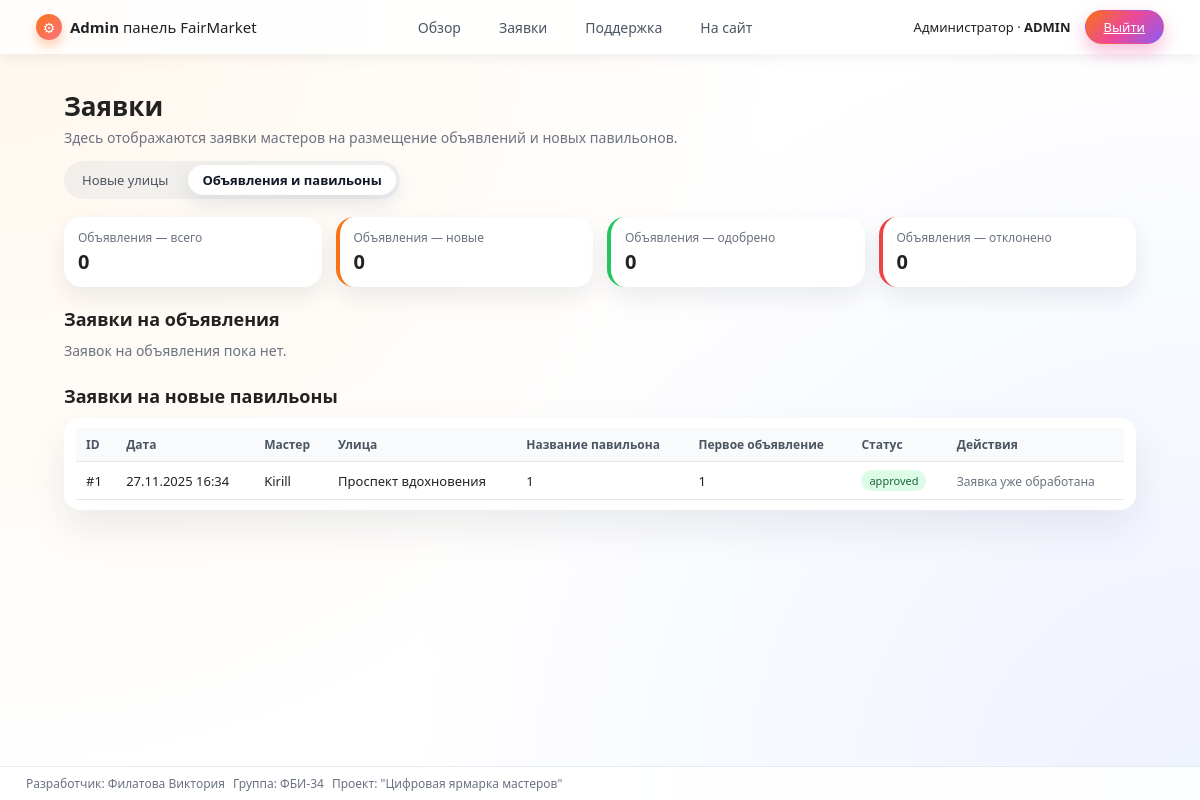
/admin/ad-requests (signed in), run on the app's committed database.
### app.py (models this page shows)
class PavilionRequest(db.Model):
    __tablename__ = "pavilion_requests"
    id = db.Column(db.Integer, primary_key=True)
    user_id = db.Column(db.Integer, db.ForeignKey("users.id"), nullable=False)
    user = db.relationship("User", backref="pavilion_requests")
    street_id = db.Column(db.Integer, db.ForeignKey("streets.id"), nullable=False)
    street = db.relationship("Street", backref="pavilion_requests")
    title = db.Column(db.String(200), nullable=False, default="")
    pavilion_title = db.Column(db.String(150), nullable=True)
    pavilion_desc = db.Column(db.Text, nullable=True)
    ad_title = db.Column(db.String(250), nullable=True)
    ad_text = db.Column(db.Text, nullable=True)
    status = db.Column(db.String(20), nullable=False, default="pending")
    created_at = db.Column(db.DateTime, default=datetime.utcnow)

class User(db.Model):
    __tablename__ = "users"
    id = db.Column(db.Integer, primary_key=True)
    username = db.Column(db.String(120), nullable=False)
    email = db.Column(db.String(120), unique=True, nullable=False)
    password = db.Column(db.String(200), nullable=False)  # тут хеш
    role = db.Column(db.String(20), nullable=False, default="user")  # user/master/admin

class Street(db.Model):
    __tablename__ = "streets"
    id = db.Column(db.Integer, primary_key=True)
    name = db.Column(db.String(120), nullable=False)
    code = db.Column(db.String(50), nullable=False, unique=True)
    pavilions = db.relationship("Pavilion", backref="street", lazy="select")

### app.py (the view)
@app.route("/admin/ad-requests")
@admin_required
def admin_ad_requests():
    fio, group = get_student_info()
    ad_requests = AdRequest.query.order_by(AdRequest.created_at.desc()).all()
    pav_requests = PavilionRequest.query.order_by(
        PavilionRequest.created_at.desc()
    ).all()
    stats_ads = {
        "total": len(ad_requests),
        "pending": sum(1 for r in ad_requests if r.status == "pending"),
        "approved": sum(1 for r in ad_requests if r.status == "approved"),
        "rejected": sum(1 for r in ad_requests if r.status == "rejected"),
    }
    stats_pav = {
        "total": len(pav_requests),
        "pending": sum(1 for r in pav_requests if r.status == "pending"),
        "approved": sum(1 for r in pav_requests if r.status == "approved"),
        "rejected": sum(1 for r in pav_requests if r.status == "rejected"),
    }
    return render_template(
        "admin_ad_requests.html",
        fio=fio,
        group=group,
        ad_requests=ad_requests,
        pav_requests=pav_requests,
        stats_ads=stats_ads,
        stats_pav=stats_pav,
    )

### app.py (called while the page is built, shortened)
def get_student_info():
    return "Филатова Виктория", "ФБИ-34"

def recalc_unread_total():
    if "user_id" not in session:
        session["unread_total"] = 0
        return
    user_id = session["user_id"]
    role = session.get("user_role")
    unread_total = AdMessage.query.filter_by(
        receiver_id=user_id,
        is_read=False,
    ).count()
    session["unread_total"] = unread_total

def recalc_support_badge():
    if "user_id" not in session:
        session["support_unread"] = 0
        session["admin_support_new"] = 0
        return
    role = session.get("user_role")
    if role == "admin":
        session["support_unread"] = 0
        session["admin_support_new"] = SupportMessage.query.filter_by(
            status="new"
        ).count()
        return

def recalc_admin_counters():
    if session.get("user_role") != "admin":
        session["admin_requests"] = 0
        session["admin_support_new"] = 0
        return
    pending_ads = AdRequest.query.filter_by(status="pending").count()
    pending_pav = PavilionRequest.query.filter_by(status="pending").count()
    pending_streets = StreetRequest.query.filter_by(status="pending").count()
    session["admin_requests"] = pending_ads + pending_pav + pending_streets
    session["admin_support_new"] = SupportMessage.query.filter_by(
        status="new"
    ).count()

@app.before_request
def auto_update_unread():
    if "user_id" in session:
        recalc_unread_total()
        recalc_support_badge()
        recalc_admin_counters()
    else:
        session["unread_total"] = 0
        session["support_unread"] = 0
        session["admin_support_new"] = 0
        session["admin_requests"] = 0

def admin_required(view_func):
    @wraps(view_func)
    def wrapped(*args, **kwargs):
        if session.get("user_role") != "admin":
            flash("Доступ только для администратора.", "error")
            return redirect(url_for("index"))
        return view_func(*args, **kwargs)
    return wrapped

### templates/admin_ad_requests.html (shortened to what this page needs)
{% extends "admin_base.html" %}
{% block content %}
<div class="admin-page">
    <div class="admin-page-header">
        <h1 class="admin-page-title">Заявки</h1>
        <p class="admin-page-subtitle">
            Здесь отображаются заявки мастеров на размещение объявлений и новых павильонов.
        </p>
    </div>
    <div class="admin-tabs">
        <a href="{{ url_for('admin_requests') }}" class="admin-tab">
            Новые улицы
        </a>
        <a href="{{ url_for('admin_ad_requests') }}" class="admin-tab admin-tab-active">
            Объявления и павильоны
        </a>
    </div>
    <section class="admin-cards-row">
        <div class="admin-stat-card">
            <div class="admin-stat-label">Объявления — всего</div>
            <div class="admin-stat-value">{{ stats_ads.total }}</div>
        </div>
        <div class="admin-stat-card admin-stat-card-orange">
            <div class="admin-stat-label">Объявления — новые</div>
            <div class="admin-stat-value">{{ stats_ads.pending }}</div>
        </div>
        <div class="admin-stat-card admin-stat-card-green">
            <div class="admin-stat-label">Объявления — одобрено</div>
            <div class="admin-stat-value">{{ stats_ads.approved }}</div>
        </div>
        <div class="admin-stat-card admin-stat-card-red">
            <div class="admin-stat-label">Объявления — отклонено</div>
            <div class="admin-stat-value">{{ stats_ads.rejected }}</div>
        </div>
    </section>
    <section class="admin-section">
        <h2 class="admin-section-title">Заявки на объявления</h2>
        {% if ad_requests %}
        <div class="admin-table-wrapper">
            <table class="admin-table">
                <thead>
                    <tr>
                        <th>ID</th>
                        <th>Дата</th>
                        <th>Мастер</th>
                        <th>Павильон</th>
                        <th>Улица</th>
                        <th>Заголовок</th>
                        <th>Статус</th>
                        <th class="admin-table-actions">Действия</th>
                    </tr>
                </thead>
                <tbody>
                    {% for r in ad_requests %}
                    <tr>
                        <td>#{{ r.id }}</td>
                        <td>{{ r.created_at.strftime("%d.%m.%Y %H:%M") }}</td>
                        <td>{{ r.user.username }}</td>
                        <td>{{ r.pavilion.title }}</td>
                        <td>{{ r.pavilion.street.name }}</td>
                        <td>{{ r.title }}</td>
                        <td>
                            {% if r.status == "pending" %}
                                <span class="badge badge-orange">pending</span>
                            {% elif r.status == "approved" %}
                                <span class="badge badge-green">approved</span>
                            {% elif r.status == "rejected" %}
                                <span class="badge badge-red">rejected</span>
                            {% else %}
                                <span class="badge">{{ r.status }}</span>
                            {% endif %}
                        </td>
                        <td class="admin-table-actions">
                            {% if r.status == "pending" %}
                                <form method="post"
                                      action="{{ url_for('admin_approve_ad_request', req_id=r.id) }}"
                                      class="inline-form">
                                    <button type="submit" class="btn btn-approve">Опубликовать</button>
                                </form>
                                <form method="post"
                                      action="{{ url_for('admin_reject_ad_request', req_id=r.id) }}"
                                      class="inline-form">
                                    <button type="submit" class="btn btn-reject">Отклонить</button>
                                </form>
                            {% else %}
                                <span class="admin-status-note">
                                    Заявка уже обработана
                                </span>
                            {% endif %}
                        </td>
                    </tr>
                    {% endfor %}
                </tbody>
            </table>
        </div>
        {% else %}
            <p class="admin-empty">
                Заявок на объявления пока нет.
            </p>
        {% endif %}
    </section>
    <section class="admin-section" style="margin-top: 24px;">
        <h2 class="admin-section-title">Заявки на новые павильоны</h2>
        {% if pav_requests %}
        <div class="admin-table-wrapper">
            <table class="admin-table">
                <thead>
                    <tr>
                        <th>ID</th>
                        <th>Дата</th>
                        <th>Мастер</th>
                        <th>Улица</th>
                        <th>Название павильона</th>
                        <th>Первое объявление</th>
                        <th>Статус</th>
                        <th class="admin-table-actions">Действия</th>
                    </tr>
                </thead>
                <tbody>
                    {% for r in pav_requests %}
                    <tr>
                        <td>#{{ r.id }}</td>
                        <td>{{ r.created_at.strftime("%d.%m.%Y %H:%M") }}</td>
                        <td>{{ r.user.username }}</td>
                        <td>{{ r.street.name }}</td>
                        <td>{{ r.pavilion_title }}</td>
                        <td>{{ r.ad_title }}</td>
                        <td>
                            {% if r.status == "pending" %}
                                <span class="badge badge-orange">pending</span>
                            {% elif r.status == "approved" %}
                                <span class="badge badge-green">approved</span>
                            {% elif r.status == "rejected" %}
                                <span class="badge badge-red">rejected</span>
                            {% else %}
                                <span class="badge">{{ r.status }}</span>
                            {% endif %}
                        </td>
                        <td class="admin-table-actions">
                            {% if r.status == "pending" %}
                                <form method="post"
                                      action="{{ url_for('admin_approve_pavilion_request', req_id=r.id) }}"
                                      class="inline-form">
                                    <button type="submit" class="btn btn-approve">
                                        Создать павильон и объявление
                                    </button>
                                </form>
                                <form method="post"
                                      action="{{ url_for('admin_reject_pavilion_request', req_id=r.id) }}"
                                      class="inline-form">
                                    <button type="submit" class="btn btn-reject">Отклонить</button>
                                </form>
                            {% else %}
                                <span class="admin-status-note">
                                    Заявка уже обработана
                                </span>
                            {% endif %}
                        </td>
                    </tr>
                    {% endfor %}
                </tbody>
            </table>
        </div>
        {% else %}
            <p class="admin-empty">
                Заявок на новые павильоны пока нет.
            </p>
        {% endif %}
    </section>
</div>
{% endblock %}

### static/style.css (style rules this page uses)
*, *::before, *::after { box-sizing: border-box; }
body { margin: 0; font-family: system-ui, -apple-system, BlinkMacSystemFont, "Segoe UI", sans-serif; background: radial-gradient(circle at top, #ffe6f3 0, #fff5d9 30%, #f3f4ff 70%, #e0f7ff 100%); color: #222; }

### templates/admin_base.html (style rules this page uses)
.admin-body { background: radial-gradient(circle at 0 0, #fff7ed 0, transparent 55%), radial-gradient(circle at 100% 100%, #eef2ff 0, transparent 55%); min-height: 100vh; display: flex; flex-direction: column; }

### templates/admin_ad_requests.html (style rules this page uses)
.admin-page { padding: 8px 24px 32px; }
.admin-page-header { margin-bottom: 14px; }
.admin-page-title { font-size: 26px; font-weight: 800; margin: 0 0 4px; }
.admin-page-subtitle { margin: 0; color: #6b7280; font-size: 14px; }
.admin-tabs { display: inline-flex; gap: 6px; padding: 4px; border-radius: 999px; background: rgba(148,163,184,0.12); margin-bottom: 18px; }
.admin-tab { padding: 6px 14px; border-radius: 999px; font-size: 13px; text-decoration: none; color: #4b5563; }
.admin-tab-active { background: #ffffff; box-shadow: 0 8px 20px rgba(148,163,184,0.25); font-weight: 600; color: #111827; }
.admin-cards-row { display: grid; grid-template-columns: repeat(4, minmax(0, 1fr)); gap: 14px; margin-bottom: 20px; }
.admin-stat-card { padding: 12px 14px; border-radius: 18px; background: #ffffff; box-shadow: 0 10px 24px rgba(15,23,42,0.08); }
.admin-stat-card-orange { border-left: 4px solid #f97316; }
.admin-stat-card-green { border-left: 4px solid #22c55e; }
.admin-stat-card-red { border-left: 4px solid #ef4444; }
.admin-stat-label { font-size: 12px; color: #6b7280; margin-bottom: 2px; }
.admin-stat-value { font-size: 20px; font-weight: 700; }
.admin-section-title { font-size: 18px; margin-bottom: 10px; font-weight: 700; }
.admin-table-wrapper { background: #ffffff; border-radius: 16px; box-shadow: 0 18px 40px rgba(15,23,42,0.08); padding: 10px 12px; overflow-x: auto; }
.admin-table { width: 100%; border-collapse: collapse; font-size: 13px; }
.admin-table thead { background: #f9fafb; }
.admin-table th, .admin-table td { padding: 8px 10px; text-align: left; border-bottom: 1px solid #e5e7eb; white-space: nowrap; }
.admin-table th { font-weight: 600; color: #4b5563; font-size: 12px; }
.admin-table-actions { text-align: right; }
.badge { display: inline-block; padding: 3px 8px; border-radius: 999px; font-size: 11px; background: #e5e7eb; color: #374151; }
.badge-green { background: #dcfce7; color: #166534; }
.admin-empty { font-size: 14px; color: #6b7280; margin-top: 10px; }
.admin-status-note { font-size: 12px; color: #6b7280; }

### data on the page
PavilionRequest: id "1", created_at "27.11.2025 16:34", user.username "Kirill", street.name "Проспект вдохновения", pavilion_title "1", ad_title "1", status "approved"

### other printed values
{{ stats_ads.total }} "0"
{{ stats_ads.pending }} "0"
{{ stats_ads.approved }} "0"
{{ stats_ads.rejected }} "0"
{{ fio }} "Филатова Виктория"
{{ group }} "ФБИ-34"
